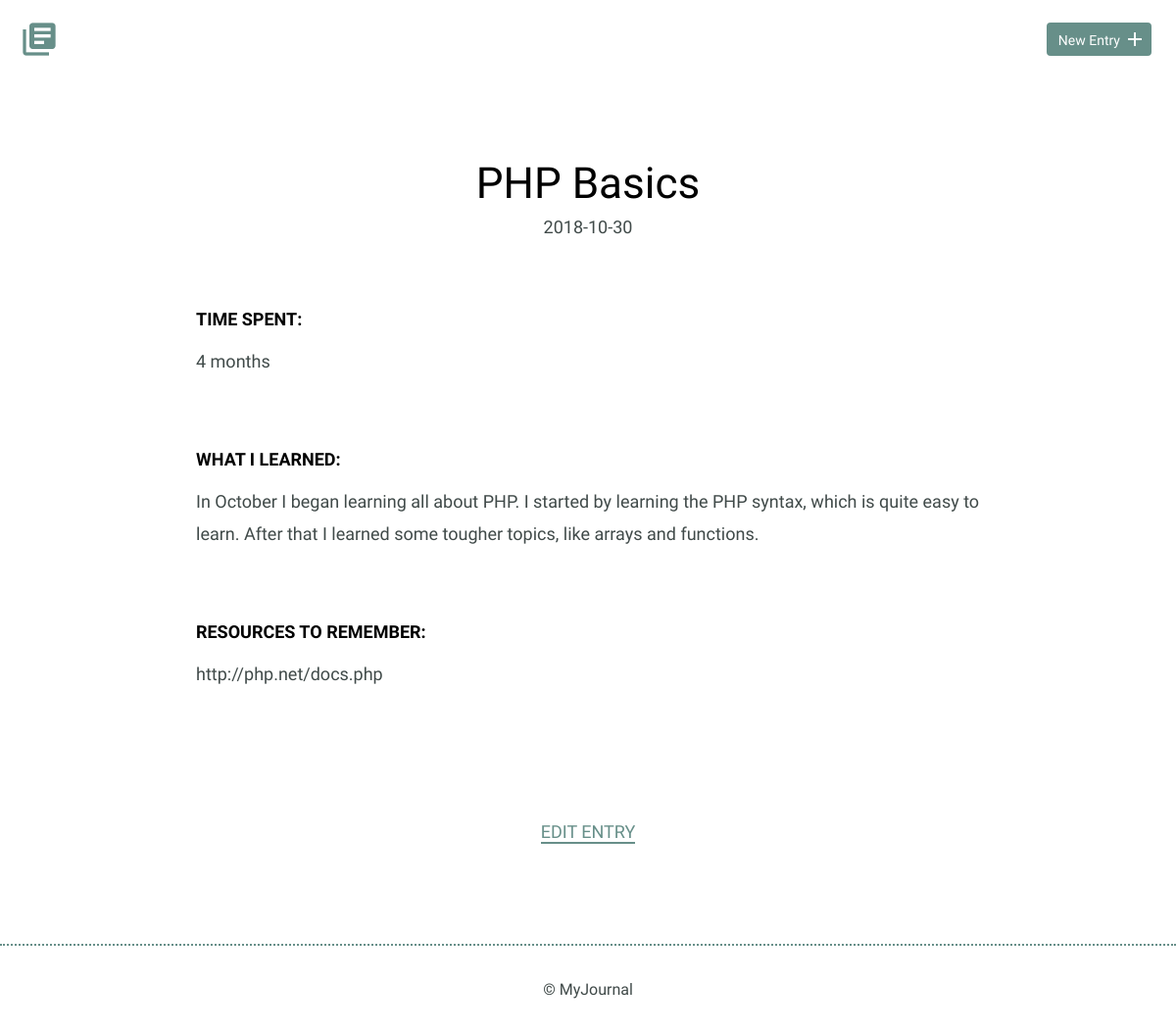
Page /detail.php?id=10 on the committed database.
### tables this page shows
CREATE TABLE "entries" (
	`id`	INTEGER,
	`title`	TEXT,
	`date`	TEXT,
	`time_spent`	INTEGER,
	`learned`	BLOB,
	`resources`	BLOB,
	PRIMARY KEY(`id`)
);

### detail.php (the view)
<?php
if(isset($_GET['id'])) {
    $id = filter_input(INPUT_GET,'id',FILTER_SANITIZE_NUMBER_INT);
}
include("inc/connection.php");
    try {
        $results = $db->prepare('SELECT * FROM entries WHERE id = ?');
        $results->bindParam(1, $id, PDO::PARAM_INT);
        $results->execute();
    } catch (Exception $e) {
        echo "Error!: " . $e->getMessage() . "</br>";
        return false;
    }
$details = $results->fetch(PDO::FETCH_ASSOC);
include("inc/header.php");
?>
<section>
    <div class="container">
        <div class="entry-list single">
            <article>
                <h1><?php echo $details['title']; ?></h1>
                <time datetime="2016-01-31"><?php echo $details['date']; ?></time>
                <div class="entry">
                    <h3>Time Spent: </h3>
                    <p><?php echo $details['time_spent']; ?></p>
                </div>
                <div class="entry">
                    <h3>What I Learned:</h3>
                    <p><?php echo $details['learned']; ?></p>
                </div>
                <div class="entry">
                    <h3>Resources to Remember:</h3>
                    <p>
                    <?php echo $details['resources']; ?>
                    </p>
                </div>
            </article>
        </div>
    </div>
    <div class="edit">
        <p><a href="edit.php?id=<?php echo $details['id']; ?>"> Edit Entry</a></p>
    </div>
</section>
<?php include("inc/footer.php"); ?>

### css/site.css (style rules this page uses)
body { font-size: 16px; color: #404a49; font-family: 'Cousine', serif; font-weight: 400; }
.container { margin: 0 auto; padding: 0 25px; }
h1, h2, h3 { margin: 0; font-weight: 400; line-height: 1em; color: #000; }
h1 { font-size: 44px; margin-bottom: 12px; }
h3 { font-size: 18px; font-family: 'Work Sans', serif; font-weight: 600; text-transform: uppercase; }
p { line-height: 1.8em; font-size: 18px; }
p a { border-bottom: 2px solid #678f89; padding: 0; color: #678f89; text-decoration: none; }
.entry-list, .edit-entry, .new-entry { max-width: 800px; margin: 0 auto; padding: 70px 0 150px 0; }
.entry-list article { margin-bottom: 70px; text-align: center; }
.entry-list article:last-child { margin-bottom: 0; }
.entry-list.single { padding-bottom: 70px; }
.entry-list.single time { font-size: 18px; }
.entry { max-width: 800px; margin: 75px auto 0 auto; text-align: left; }
.entry p { margin-bottom: 40px; }
.edit { padding-bottom: 80px; text-align: center; margin: 0 auto; }
.edit a { font-weight: 400; text-transform: uppercase; font-size: 18px; }

### rows in the picture
entries: title "PHP Basics", date "2018-10-30", time_spent "4 months", learned "In October I began learning all about PHP. I started by learning the PHP syntax, which is quite easy to learn. After that I learned some tougher topics, like arrays and functions.", resources "http://php.net/docs.php"
